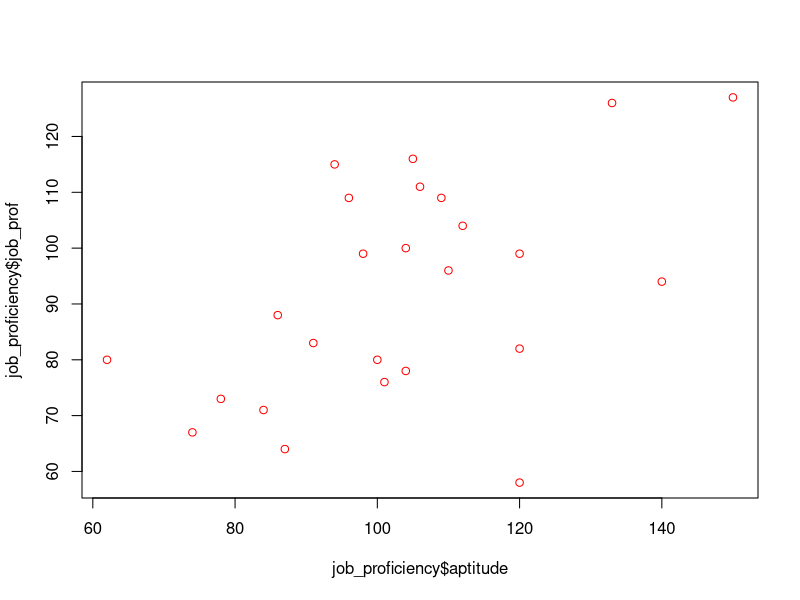

Recreate this plot in R.

job_proficiency <- read.csv("./data/0104_exploratory_data_analysis/04_descriptive_statistics/Job_Proficiency.csv", header = TRUE)

plot(job_proficiency$aptitude, job_proficiency$job_prof, col = "red")
cor(job_proficiency$aptitude, job_proficiency$job_prof)
lm(job_prof ~ aptitude, data = job_proficiency)
lm(aptitude ~ job_prof, data = job_proficiency)

retail_data <- read.csv("./data/descriptive_statistics/Retail_Data.csv", header = TRUE)
t1 <- table(retail_data$Zone, retail_data$NPS_Category)
t1
prop.table(t1)
prop.table(t1, 1)
prop.table(t1, 2)


library(gmodels)

CrossTable(retail_data$Zone, retail_data$NPS_Category)
CrossTable(retail_data$Zone, retail_data$NPS_Category, prop.r = FALSE, prop.c = FALSE)

t2 <- table(retail_data$Zone, retail_data$NPS_Category, retail_data$Retailer_Age)
ftable(t2)
